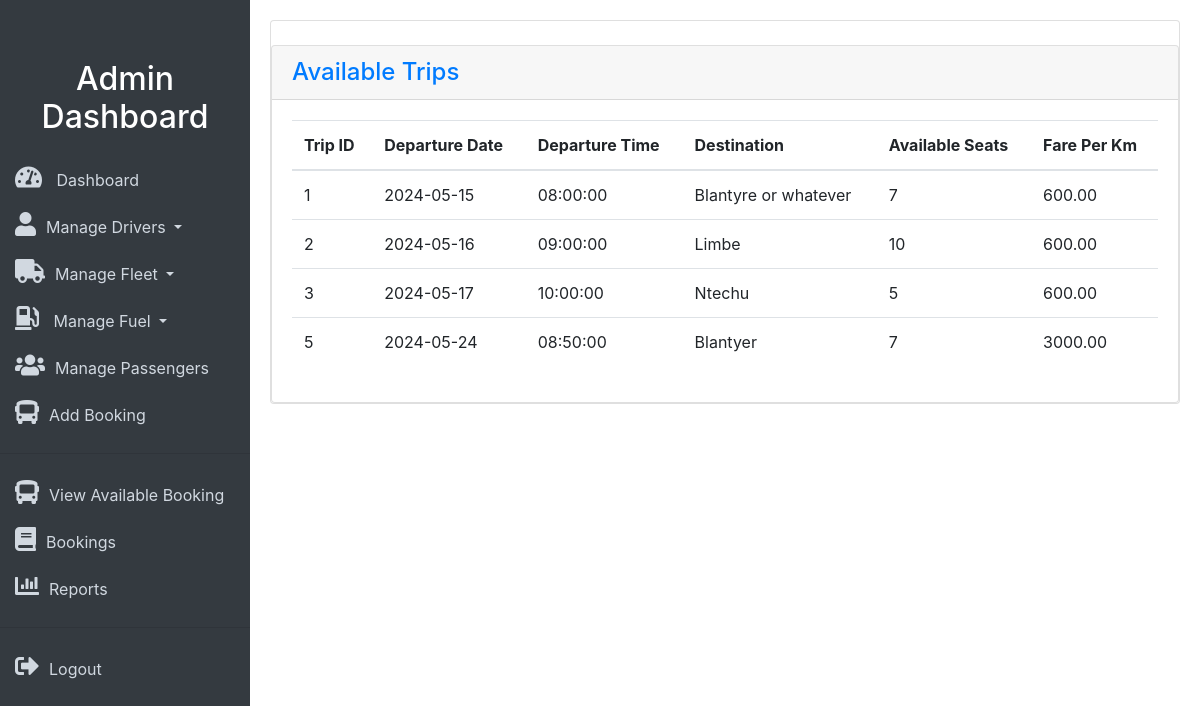
/admin/Viewavailabletrips.php (signed in), run on the app's committed database.
### tables this page shows
CREATE TABLE `trips` (
  `TripID` int(11) NOT NULL,
  `DepartureDate` date NOT NULL,
  `DepartureTime` time NOT NULL,
  `Destination` varchar(100) NOT NULL,
  `AvailableSeats` int(11) NOT NULL,
  `FarePerKm` decimal(10,2) NOT NULL,
  `VehicleID` int(11) DEFAULT NULL
);

### admin/Viewavailabletrips.php (the view, shortened to what this page needs)
<!DOCTYPE html>
<html lang="en">
<head>
    <link rel="stylesheet" href="https://stackpath.bootstrapcdn.com/bootstrap/4.5.2/css/bootstrap.min.css">
    <link rel="stylesheet" href="https://cdnjs.cloudflare.com/ajax/libs/font-awesome/5.15.4/css/all.min.css">
    <link rel="stylesheet" href="css/style.css">
</head>
<body>
    <div class="sidebar">
        <h2>Admin Dashboard</h2>
        <a href="admindashboard.php"><i class="fas fa-tachometer-alt icon"></i> Dashboard</a>
        <div class="dropdown">
            <a href="#" class="dropdown-toggle" id="manageDriversDropdown" data-toggle="dropdown" aria-haspopup="true" aria-expanded="false">
                <i class="fas fa-user icon"></i>Manage Drivers
            </a>
        </div>
        <div class="dropdown">
        <a href="#" class="dropdown-toggle" id="manageFleetDropdown" data-toggle="dropdown" aria-haspopup="true" aria-expanded="false">
    <i class="fas fa-truck icon"></i>Manage Fleet
</a>
</div>
<div class="dropdown">
<a href="#" class="dropdown-toggle" id="manageFuelDropdown" data-toggle="dropdown" aria-haspopup="true" aria-expanded="false">
    <i class="fas fa-gas-pump icon"></i> Manage Fuel
</a>
</div>
        <a href="adminmanagepas.php"><i class="fas fa-users icon"></i>Manage Passengers</a>
        <a href="add_booking.php"><i class="fas fa-bus icon"></i>Add Booking</a>
        <hr>
        <a href="Viewavailabletrips.php"><i class="fas fa-bus icon"></i>View Available Booking</a>
        <a href="adminviewbook.php"><i class="fas fa-book icon"></i>Bookings</a>
        <a href="reports.php"><i class="fas fa-chart-bar icon"></i>Reports</a>
        <hr>
        <a href="logout.php"><i class="fas fa-sign-out-alt icon"></i>Logout</a>
    </div>
    <div class="content">
    <div class="card">
        <div class="card mt-4">
            <div class="card-header">
                <h4 class="mb-0">Available Trips</h4>
            </div>
            <div class="card-body">
                <table class="table">
                    <thead>
                        <tr>
                            <th>Trip ID</th>
                            <th>Departure Date</th>
                            <th>Departure Time</th>
                            <th>Destination</th>
                            <th>Available Seats</th>
                            <th>Fare Per Km</th>
                        </tr>
                    </thead>
                    <tbody>
                        <?php
                        include 'db_connect.php';
                        $sql = "SELECT * FROM trips WHERE AvailableSeats > 0";
                        $result = $conn->query($sql);
                        if ($result->num_rows > 0) {
                            while ($row = $result->fetch_assoc()) {
                                echo "<tr>";
                                echo "<td>" . $row['TripID'] . "</td>";
                                echo "<td>" . $row['DepartureDate'] . "</td>";
                                echo "<td>" . $row['DepartureTime'] . "</td>";
                                echo "<td>" . $row['Destination'] . "</td>";
                                echo "<td>" . $row['AvailableSeats'] . "</td>";
                                echo "<td>" . $row['FarePerKm'] . "</td>";
                                echo "</tr>";
                            }
                        } else {
                            echo "<tr><td colspan='7'>No available trips.</td></tr>";
                        }
                        ?>
                    </tbody>
                </table>
            </div>
        </div>
    </div>
</div>
</body>
</html>

### admin/css/style.css (style rules this page uses)
.sidebar { height: 100%; width: 250px; position: fixed; top: 0; left: 0; background-color: #343a40; padding-top: 50px; overflow-y: auto; }
.sidebar h2 { color: #fff; padding: 10px 0; text-align: center; }
.sidebar a { padding: 10px 15px; text-decoration: none; display: block; color: #d1d8e0; transition: background-color 0.3s; }
.content { margin-left: 250px; padding: 20px; transition: margin-left 0.3s; }
.icon { font-size: 24px; margin-right: 10px; }
h2 { color: #343a40; margin-top: 0; }
h4 { color: #007bff; }
@media screen and (min-width: 768px) { .sidebar { left: 0; } }
@media screen and (min-width: 768px) { .content { margin-left: 250px; } }

### data on the page
trips: TripID "1", DepartureDate "2024-05-15", DepartureTime "08:00:00", Destination "Blantyre or whatever", AvailableSeats "7", FarePerKm "600.00"
trips: TripID "2", DepartureDate "2024-05-16", DepartureTime "09:00:00", Destination "Limbe", AvailableSeats "10", FarePerKm "600.00"
trips: TripID "3", DepartureDate "2024-05-17", DepartureTime "10:00:00", Destination "Ntechu", AvailableSeats "5", FarePerKm "600.00"
trips: TripID "5", DepartureDate "2024-05-24", DepartureTime "08:50:00", Destination "Blantyer", AvailableSeats "7", FarePerKm "3000.00"
